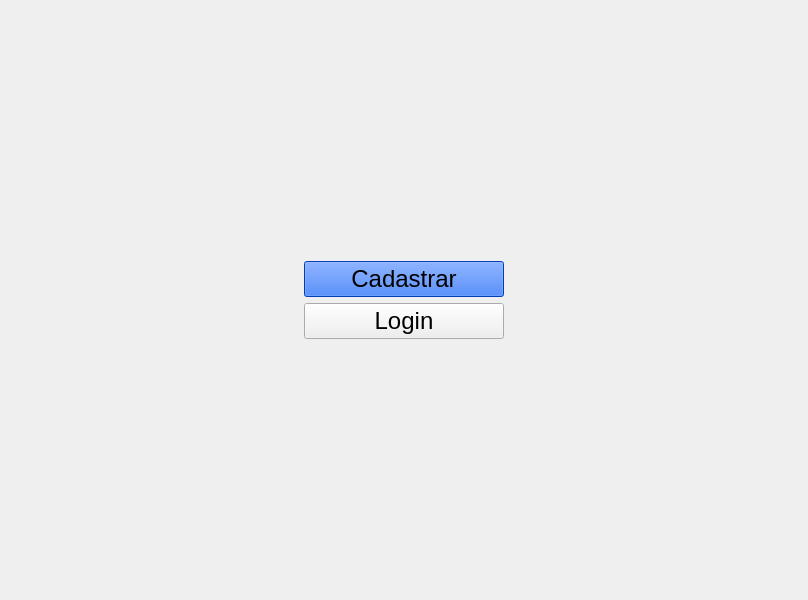
<?xml version="1.0" encoding="UTF-8"?>
<ui version="4.0">
 <class>MainWindow</class>
 <widget class="QMainWindow" name="MainWindow">
  <property name="geometry">
   <rect>
    <x>0</x>
    <y>0</y>
    <width>808</width>
    <height>600</height>
   </rect>
  </property>
  <property name="windowTitle">
   <string>MainWindow</string>
  </property>
  <widget class="QWidget" name="centralwidget">
   <layout class="QGridLayout" name="gridLayout">
    <item row="0" column="0">
     <layout class="QVBoxLayout" name="verticalLayoutMain">
      <item>
       <spacer name="verticalSpacer">
        <property name="orientation">
         <enum>Qt::Vertical</enum>
        </property>
        <property name="sizeHint" stdset="0">
         <size>
          <width>20</width>
          <height>40</height>
         </size>
        </property>
       </spacer>
      </item>
      <item>
       <layout class="QHBoxLayout" name="horizontalLayoutMain">
        <item>
         <spacer name="horizontalSpacer">
          <property name="orientation">
           <enum>Qt::Horizontal</enum>
          </property>
          <property name="sizeHint" stdset="0">
           <size>
            <width>40</width>
            <height>20</height>
           </size>
          </property>
         </spacer>
        </item>
        <item>
         <layout class="QVBoxLayout" name="verticalLayoutButtons">
          <item>
           <widget class="QPushButton" name="btnCadastrar">
            <property name="minimumSize">
             <size>
              <width>200</width>
              <height>31</height>
             </size>
            </property>
            <property name="maximumSize">
             <size>
              <width>16777212</width>
              <height>16777215</height>
             </size>
            </property>
            <property name="palette">
             <palette>
              <active>
               <colorrole role="WindowText">
                <brush brushstyle="SolidPattern">
                 <color alpha="255">
                  <red>0</red>
                  <green>0</green>
                  <blue>0</blue>
                 </color>
                </brush>
               </colorrole>
               <colorrole role="Button">
                <brush brushstyle="SolidPattern">
                 <color alpha="255">
                  <red>0</red>
                  <green>85</green>
                  <blue>255</blue>
                 </color>
                </brush>
               </colorrole>
               <colorrole role="Light">
                <brush brushstyle="SolidPattern">
                 <color alpha="255">
                  <red>127</red>
                  <green>170</green>
                  <blue>255</blue>
                 </color>
                </brush>
               </colorrole>
               <colorrole role="Midlight">
                <brush brushstyle="SolidPattern">
                 <color alpha="255">
                  <red>63</red>
                  <green>127</green>
                  <blue>255</blue>
                 </color>
                </brush>
               </colorrole>
               <colorrole role="Dark">
                <brush brushstyle="SolidPattern">
                 <color alpha="255">
                  <red>0</red>
                  <green>42</green>
                  <blue>127</blue>
                 </color>
                </brush>
               </colorrole>
               <colorrole role="Mid">
                <brush brushstyle="SolidPattern">
                 <color alpha="255">
                  <red>0</red>
                  <green>56</green>
                  <blue>170</blue>
                 </color>
                </brush>
               </colorrole>
               <colorrole role="Text">
                <brush brushstyle="SolidPattern">
                 <color alpha="255">
                  <red>0</red>
                  <green>0</green>
                  <blue>0</blue>
                 </color>
                </brush>
               </colorrole>
               <colorrole role="BrightText">
                <brush brushstyle="SolidPattern">
                 <color alpha="255">
                  <red>255</red>
                  <green>255</green>
                  <blue>255</blue>
                 </color>
                </brush>
               </colorrole>
               <colorrole role="ButtonText">
                <brush brushstyle="SolidPattern">
                 <color alpha="255">
                  <red>0</red>
                  <green>0</green>
                  <blue>0</blue>
                 </color>
                </brush>
               </colorrole>
               <colorrole role="Base">
                <brush brushstyle="SolidPattern">
                 <color alpha="255">
                  <red>255</red>
                  <green>255</green>
                  <blue>255</blue>
                 </color>
                </brush>
               </colorrole>
               <colorrole role="Window">
                <brush brushstyle="SolidPattern">
                 <color alpha="255">
                  <red>0</red>
                  <green>85</green>
                  <blue>255</blue>
                 </color>
                </brush>
               </colorrole>
               <colorrole role="Shadow">
                <brush brushstyle="SolidPattern">
                 <color alpha="255">
                  <red>0</red>
                  <green>0</green>
                  <blue>0</blue>
                 </color>
                </brush>
               </colorrole>
               <colorrole role="AlternateBase">
                <brush brushstyle="SolidPattern">
                 <color alpha="255">
                  <red>127</red>
                  <green>170</green>
                  <blue>255</blue>
                 </color>
                </brush>
               </colorrole>
               <colorrole role="ToolTipBase">
                <brush brushstyle="SolidPattern">
                 <color alpha="255">
                  <red>255</red>
                  <green>255</green>
                  <blue>220</blue>
                 </color>
                </brush>
               </colorrole>
               <colorrole role="ToolTipText">
                <brush brushstyle="SolidPattern">
                 <color alpha="255">
                  <red>0</red>
                  <green>0</green>
                  <blue>0</blue>
                 </color>
                </brush>
               </colorrole>
              </active>
              <inactive>
               <colorrole role="WindowText">
                <brush brushstyle="SolidPattern">
                 <color alpha="255">
                  <red>0</red>
                  <green>0</green>
                  <blue>0</blue>
                 </color>
                </brush>
               </colorrole>
               <colorrole role="Button">
                <brush brushstyle="SolidPattern">
                 <color alpha="255">
                  <red>0</red>
                  <green>85</green>
                  <blue>255</blue>
                 </color>
                </brush>
               </colorrole>
               <colorrole role="Light">
                <brush brushstyle="SolidPattern">
                 <color alpha="255">
                  <red>127</red>
                  <green>170</green>
                  <blue>255</blue>
                 </color>
                </brush>
               </colorrole>
               <colorrole role="Midlight">
                <brush brushstyle="SolidPattern">
                 <color alpha="255">
                  <red>63</red>
                  <green>127</green>
                  <blue>255</blue>
                 </color>
                </brush>
               </colorrole>
               <colorrole role="Dark">
                <brush brushstyle="SolidPattern">
                 <color alpha="255">
                  <red>0</red>
                  <green>42</green>
                  <blue>127</blue>
                 </color>
                </brush>
               </colorrole>
               <colorrole role="Mid">
                <brush brushstyle="SolidPattern">
                 <color alpha="255">
                  <red>0</red>
                  <green>56</green>
                  <blue>170</blue>
                 </color>
                </brush>
               </colorrole>
               <colorrole role="Text">
                <brush brushstyle="SolidPattern">
                 <color alpha="255">
                  <red>0</red>
                  <green>0</green>
                  <blue>0</blue>
                 </color>
                </brush>
               </colorrole>
               <colorrole role="BrightText">
                <brush brushstyle="SolidPattern">
                 <color alpha="255">
                  <red>255</red>
                  <green>255</green>
                  <blue>255</blue>
                 </color>
                </brush>
               </colorrole>
               <colorrole role="ButtonText">
                <brush brushstyle="SolidPattern">
                 <color alpha="255">
                  <red>0</red>
                  <green>0</green>
                  <blue>0</blue>
                 </color>
                </brush>
               </colorrole>
               <colorrole role="Base">
                <brush brushstyle="SolidPattern">
                 <color alpha="255">
                  <red>255</red>
                  <green>255</green>
                  <blue>255</blue>
                 </color>
                </brush>
               </colorrole>
               <colorrole role="Window">
                <brush brushstyle="SolidPattern">
                 <color alpha="255">
                  <red>0</red>
                  <green>85</green>
                  <blue>255</blue>
                 </color>
                </brush>
               </colorrole>
               <colorrole role="Shadow">
                <brush brushstyle="SolidPattern">
                 <color alpha="255">
                  <red>0</red>
                  <green>0</green>
                  <blue>0</blue>
                 </color>
                </brush>
               </colorrole>
               <colorrole role="AlternateBase">
                <brush brushstyle="SolidPattern">
                 <color alpha="255">
                  <red>127</red>
                  <green>170</green>
                  <blue>255</blue>
                 </color>
                </brush>
               </colorrole>
               <colorrole role="ToolTipBase">
                <brush brushstyle="SolidPattern">
                 <color alpha="255">
                  <red>255</red>
                  <green>255</green>
                  <blue>220</blue>
                 </color>
                </brush>
               </colorrole>
               <colorrole role="ToolTipText">
                <brush brushstyle="SolidPattern">
                 <color alpha="255">
                  <red>0</red>
                  <green>0</green>
                  <blue>0</blue>
                 </color>
                </brush>
               </colorrole>
              </inactive>
              <disabled>
               <colorrole role="WindowText">
                <brush brushstyle="SolidPattern">
                 <color alpha="255">
                  <red>0</red>
                  <green>42</green>
                  <blue>127</blue>
                 </color>
                </brush>
               </colorrole>
               <colorrole role="Button">
                <brush brushstyle="SolidPattern">
                 <color alpha="255">
                  <red>0</red>
                  <green>85</green>
                  <blue>255</blue>
                 </color>
                </brush>
               </colorrole>
               <colorrole role="Light">
                <brush brushstyle="SolidPattern">
                 <color alpha="255">
                  <red>127</red>
                  <green>170</green>
                  <blue>255</blue>
                 </color>
                </brush>
               </colorrole>
               <colorrole role="Midlight">
                <brush brushstyle="SolidPattern">
                 <color alpha="255">
                  <red>63</red>
                  <green>127</green>
                  <blue>255</blue>
                 </color>
                </brush>
               </colorrole>
               <colorrole role="Dark">
                <brush brushstyle="SolidPattern">
                 <color alpha="255">
                  <red>0</red>
                  <green>42</green>
                  <blue>127</blue>
                 </color>
                </brush>
               </colorrole>
               <colorrole role="Mid">
                <brush brushstyle="SolidPattern">
                 <color alpha="255">
                  <red>0</red>
                  <green>56</green>
                  <blue>170</blue>
                 </color>
                </brush>
               </colorrole>
               <colorrole role="Text">
                <brush brushstyle="SolidPattern">
                 <color alpha="255">
                  <red>0</red>
                  <green>42</green>
                  <blue>127</blue>
                 </color>
                </brush>
               </colorrole>
               <colorrole role="BrightText">
                <brush brushstyle="SolidPattern">
                 <color alpha="255">
                  <red>255</red>
                  <green>255</green>
                  <blue>255</blue>
                 </color>
                </brush>
               </colorrole>
               <colorrole role="ButtonText">
                <brush brushstyle="SolidPattern">
                 <color alpha="255">
                  <red>0</red>
                  <green>42</green>
                  <blue>127</blue>
                 </color>
                </brush>
               </colorrole>
               <colorrole role="Base">
                <brush brushstyle="SolidPattern">
                 <color alpha="255">
                  <red>0</red>
                  <green>85</green>
                  <blue>255</blue>
                 </color>
                </brush>
               </colorrole>
               <colorrole role="Window">
                <brush brushstyle="SolidPattern">
                 <color alpha="255">
                  <red>0</red>
                  <green>85</green>
                  <blue>255</blue>
                 </color>
                </brush>
               </colorrole>
               <colorrole role="Shadow">
                <brush brushstyle="SolidPattern">
                 <color alpha="255">
                  <red>0</red>
                  <green>0</green>
                  <blue>0</blue>
                 </color>
                </brush>
               </colorrole>
               <colorrole role="AlternateBase">
                <brush brushstyle="SolidPattern">
                 <color alpha="255">
                  <red>0</red>
                  <green>85</green>
                  <blue>255</blue>
                 </color>
                </brush>
               </colorrole>
               <colorrole role="ToolTipBase">
                <brush brushstyle="SolidPattern">
                 <color alpha="255">
                  <red>255</red>
                  <green>255</green>
                  <blue>220</blue>
                 </color>
                </brush>
               </colorrole>
               <colorrole role="ToolTipText">
                <brush brushstyle="SolidPattern">
                 <color alpha="255">
                  <red>0</red>
                  <green>0</green>
                  <blue>0</blue>
                 </color>
                </brush>
               </colorrole>
              </disabled>
             </palette>
            </property>
            <property name="font">
             <font>
              <pointsize>18</pointsize>
              <weight>50</weight>
              <bold>false</bold>
             </font>
            </property>
            <property name="text">
             <string>Cadastrar</string>
            </property>
           </widget>
          </item>
          <item>
           <widget class="QPushButton" name="btnLogin">
            <property name="minimumSize">
             <size>
              <width>200</width>
              <height>31</height>
             </size>
            </property>
            <property name="font">
             <font>
              <pointsize>18</pointsize>
             </font>
            </property>
            <property name="text">
             <string>Login</string>
            </property>
           </widget>
          </item>
         </layout>
        </item>
        <item>
         <spacer name="horizontalSpacer_2">
          <property name="orientation">
           <enum>Qt::Horizontal</enum>
          </property>
          <property name="sizeHint" stdset="0">
           <size>
            <width>40</width>
            <height>20</height>
           </size>
          </property>
         </spacer>
        </item>
       </layout>
      </item>
      <item>
       <spacer name="verticalSpacer_2">
        <property name="orientation">
         <enum>Qt::Vertical</enum>
        </property>
        <property name="sizeHint" stdset="0">
         <size>
          <width>20</width>
          <height>40</height>
         </size>
        </property>
       </spacer>
      </item>
     </layout>
    </item>
   </layout>
  </widget>
 </widget>
 <resources/>
 <connections/>
</ui>
